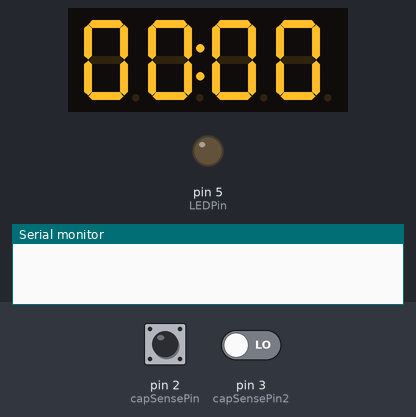
Bench run of a sketch on a simulated Arduino Uno, built with avr-gcc and run on an emulated ATmega328P. Parts: 4-digit seven-segment display, output pins drawn as LEDs (lit = HIGH), the last lines printed to the serial monitor. The inputs (shaded band) are chosen by the test bench; at power-on: pin 2 (capSensePin) LOW, pin 3 (capSensePin2) LOW.

Above: at 1.2 s.
1.3 s: pin 2 (capSensePin) pulsed HIGH 5 times (0.12 s each, 0.3 s apart)
At 3.7 s:
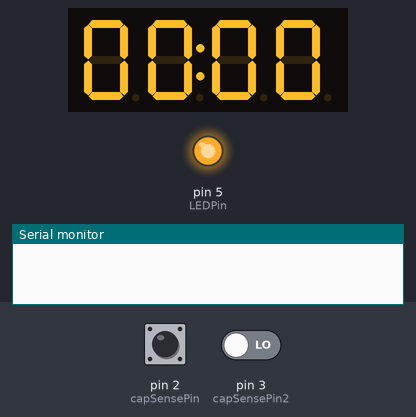
4.6 s: pin 2 (capSensePin) driven HIGH
At 5.05 s:
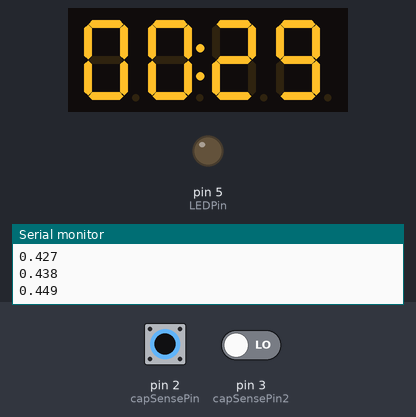
6.4 s: pin 2 (capSensePin) driven LOW
At 6.4 s:
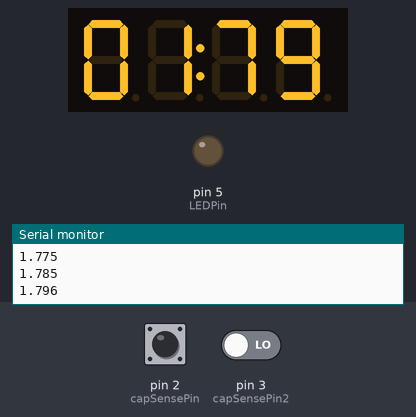
Timing chart, 0 to 9.4 s (numbered marks = the images above; inputs shaded):
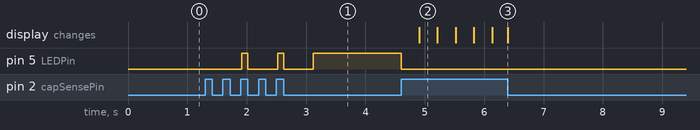

Measured:
- after the input at 1.3 s, pin 5 (LEDPin): alternates HIGH for 0.10 s and LOW for 0.50 s, 5 changes in all, then stays HIGH, starting after 0.62 s
- after the input at 4.6 s, pin 5 (LEDPin): HIGH → LOW at once; the display: changes after 0.31 s (image 2)

The sketch:

SensorTimer.ino
```cpp
#include "TM1637.h"   // Скачайте библиотеку ниже и подключите ее
int8_t DispMSG[] = {0, 0, 0, 0};   // Настройка символов для последующего вывода на дисплей
//Определяем пины для подключения к плате Arduino
#define CLK 6
#define DIO 7
//Создаём объект класса TM1637, в качестве параметров
//передаём номера пинов подключения
TM1637 tm1637(CLK, DIO);

int LEDPin = 5;

// Pin to connect to your conductive sensor
// (paperclip, conductive paint/fabric/thread, wire)
int capSensePin = 2;
int capSensePin2 = 3;

// This is how high the sensor needs to read in order
//  to trigger a touch.  You'll find this number
//  by trial and error, or you could take readings at
//  the start of the program to dynamically calculate this.
// If this is not sensitive enough, try a resistor with more ohms.
int touchedCutoff = .5;
bool isrunning = false;
unsigned int curTime = 0;
unsigned int startTime = 0;
int prevRead = 0;
unsigned int charge = 0;
bool charging = false;
unsigned int chargeTime = 0;

void setup(){
  Serial.begin(9600);
  tm1637.init();
  tm1637.set(BRIGHT_TYPICAL);
  tm1637.point(true);
  tm1637.display(DispMSG);
  // Set up the LED
  pinMode(LEDPin, OUTPUT);
  digitalWrite(LEDPin, LOW);
  pinMode(capSensePin, INPUT);
  pinMode(capSensePin2, INPUT);
}

void loop(){
  if(isrunning)
  {
    uint32_t seconds = curTime / 1000;
    int milliseconds = curTime % 1000;
    Serial.print(seconds);
    Serial.print(".");
    if (milliseconds < 100)
      Serial.print("0");
    if (milliseconds < 10)
      Serial.print("0");
    Serial.println(milliseconds);
    DispMSG[0] = seconds / 10;
    DispMSG[1] = seconds % 10;
    DispMSG[2] = milliseconds/100;
    DispMSG[3] = (milliseconds%100)/10;
    tm1637.display(DispMSG);
  }
  //readCapacitivePin(capSensePin)
  int curRead = int(digitalRead(capSensePin)) + int(digitalRead(capSensePin2));
  if(curRead == 0 && prevRead >= 1)
  {
    if(isrunning && curTime > 1000)
    {
      Serial.println("DONE");
      isrunning = false;
    }
    else if(!isrunning && !charging)
    {
      charging = true;
      chargeTime = millis();
    }
  }
  else if(curRead >= 1 && prevRead == 0 && digitalRead(LEDPin) == HIGH)
  {
    charge = 0;
    isrunning = true;
    digitalWrite(LEDPin, LOW);
    startTime = millis();
  }
  if(isrunning)
    curTime = millis()-startTime;
  else if(charging)
    charge = millis()-chargeTime;
  if(charge > 500)
  {
    digitalWrite(LEDPin, HIGH);
    charging = false;
  }
  else
    digitalWrite(LEDPin, LOW);
  prevRead = curRead;
}

// readCapacitivePin
//  Input: Arduino pin number
//  Output: A number, from 0 to 17 expressing
//          how much capacitance is on the pin
//  When you touch the pin, or whatever you have
//  attached to it, the number will get higher
//  In order for this to work now,
// The pin should have a resistor pulling
//  it up to +5v.
uint8_t readCapacitivePin(int pinToMeasure){
  // This is how you declare a variable which
  //  will hold the PORT, PIN, and DDR registers
  //  on an AVR
  volatile uint8_t* port;
  volatile uint8_t* ddr;
  volatile uint8_t* pin;
  // Here we translate the input pin number from
  //  Arduino pin number to the AVR PORT, PIN, DDR,
  //  and which bit of those registers we care about.
  byte bitmask;
  if ((pinToMeasure >= 0) && (pinToMeasure <= 7)){
    port = &PORTD;
    ddr = &DDRD;
    bitmask = 1 << pinToMeasure;
    pin = &PIND;
  }
  if ((pinToMeasure > 7) && (pinToMeasure <= 13)){
    port = &PORTB;
    ddr = &DDRB;
    bitmask = 1 << (pinToMeasure - 8);
    pin = &PINB;
  }
  if ((pinToMeasure > 13) && (pinToMeasure <= 19)){
    port = &PORTC;
    ddr = &DDRC;
    bitmask = 1 << (pinToMeasure - 13);
    pin = &PINC;
  }
  // Discharge the pin first by setting it low and output
  *port &= ~(bitmask);
  *ddr  |= bitmask;
  delay(1);
  // Make the pin an input WITHOUT the internal pull-up on
  *ddr &= ~(bitmask);
  // Now see how long the pin to get pulled up
  int cycles = 16000;
  for(int i = 0; i < cycles; i++){
    if (*pin & bitmask){
      cycles = i;
      break;
    }
  }
  // Discharge the pin again by setting it low and output
  //  It's important to leave the pins low if you want to
  //  be able to touch more than 1 sensor at a time - if
  //  the sensor is left pulled high, when you touch
  //  two sensors, your body will transfer the charge between
  //  sensors.
  *port &= ~(bitmask);
  *ddr  |= bitmask;

  return cycles;
}
```
